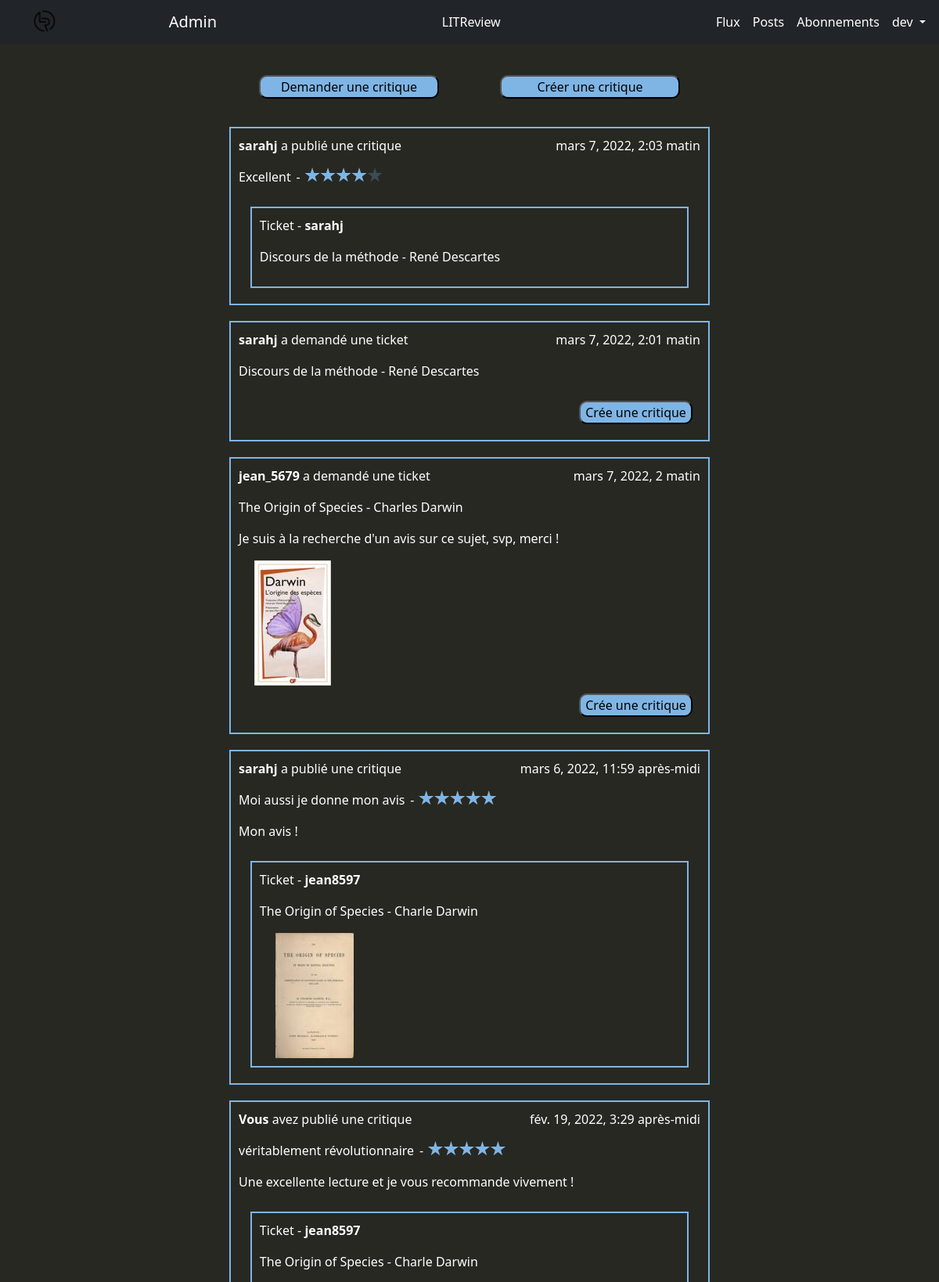
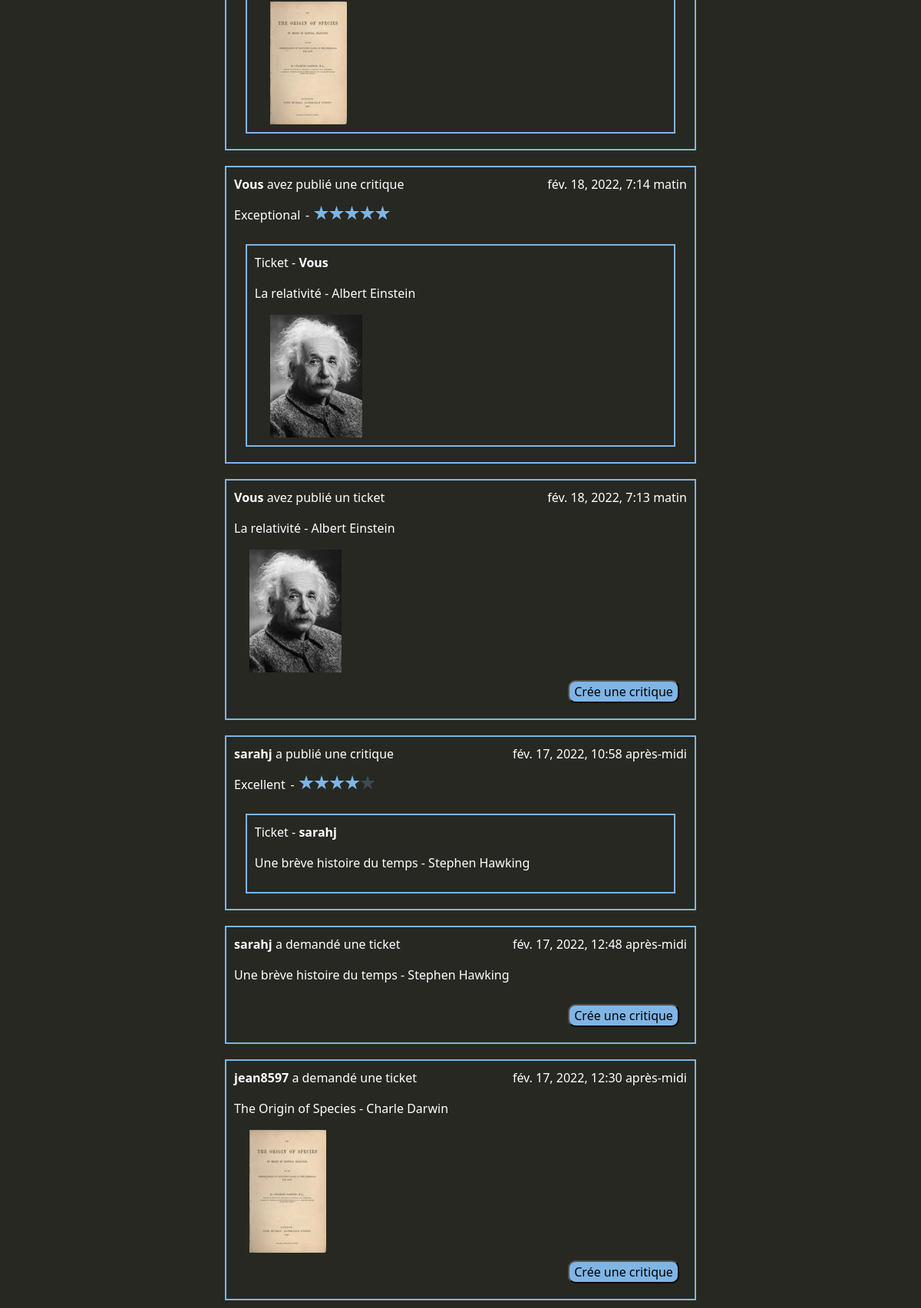
Screenshot of /flux/flux_user (signed in) with the database file from the repository (2 pictures, top to bottom).
### reviews/models.py (models this page shows, shortened)
class Review(models.Model):
    ticket = models.ForeignKey(to=Ticket, on_delete=models.CASCADE)
    rating = models.PositiveSmallIntegerField(validators=[MinValueValidator(0),
                                                          MaxValueValidator(5)]
                                              )
    user = models.ForeignKey(to=settings.AUTH_USER_MODEL,
                             on_delete=models.CASCADE)
    headline = models.CharField(max_length=128)
    body = models.TextField(max_length=8_192, blank=True)
    time_created = models.DateTimeField(auto_now_add=True)
    class Meta:
        unique_together = ("user", "ticket")

class Ticket(models.Model):
    title = models.CharField(max_length=128)
    description = models.TextField(max_length=2_048, blank=True)
    user = models.ForeignKey(to=settings.AUTH_USER_MODEL,
                             on_delete=models.CASCADE)
    image = models.ImageField(null=True, blank=True, upload_to="ticket_images")
    time_created = models.DateTimeField(auto_now_add=True)
    IMAGE_MAX_SIZE = (120, 160)  # (largeur, hauteur)

### reviews/views.py (the view)
# urls.py: path("flux_user", flux_user, name="flux-user"),
@login_required
def flux_user(request):
    tickets, reviews = get_users_viewable_posts(request.user)
    flux = sorted(chain(tickets, reviews),
                  key=lambda instance: instance.time_created,
                  reverse=True)
    return render(request, "reviews/flux.html",
                  context={"flux": flux, "option": "flux-user"})

### reviews/views.py (called while the page is built)
def get_users_viewable_posts(user):
    relations_users = UserFollow.objects.filter(user=user)
    followed_user = [r.followed_user for r in relations_users]
    tickets_of_user = Ticket.objects.filter(user=user)
    tickets_of_followed = Ticket.objects.filter(user__in=followed_user)
    reviews_of_user = Review.objects.filter(user=user)
    reviews_of_followed = Review.objects.filter(user__in=followed_user)
    reviews_to_user = Review.objects.filter(ticket__in=tickets_of_user)
    reviews_to_followed = Review.objects.filter(ticket__in=tickets_of_followed)
    viewable_tickets = set(chain(tickets_of_user, tickets_of_followed))
    viewable_reviews = set(chain(reviews_of_user, reviews_of_followed,
                                 reviews_to_user, reviews_to_followed))
    return viewable_tickets, viewable_reviews

### reviews/templates/reviews/flux.html (shortened to what this page needs)
{% extends "base.html" %}
{% block content %}
  <div class="flux-container">
    {% if option == "flux-user" %}
      <div class="flux-content-first-line flux-upload-link-container">
        <a class="fields-margin" href="{% url 'ticket-upload' %}">
          <input class="generic-buttonn button-upload" type="submit" value="Demander une critique">
        </a>
        <a class="fields-margin" href="{% url 'review-upload' %}">
          <input class="generic-buttonn button-upload" type="submit" value="Créer une critique">
        </a>
      </div>
    {% endif %}
    {% for post in flux %}
      {% if post.title %}
        {% include 'reviews/ticket_view_snippet.html' %}
      {% else %}
        {% include 'reviews/review_view_snippet.html' %}
      {% endif %}
    {% empty %}
      {% if option == "posts-user" %}
        <p>Vous n'avez rien publié.</p>
      {% elif option == "flux-user" %}
        <p>Publiez du contenu ou abonnez-vous à d'autres utilisateurs pour voir leur contenus ici.</p>
      {% endif %}
    {% endfor %}
  </div>
{% endblock %}

### templates/base.html (shortened to what this page needs)
{% load static %}
<html {% if LANGUAGE_CODE %}lang="{{ LANGUAGE_CODE }}"{% endif %}>
  <head>
    <link rel="stylesheet" href="{% static 'css/bootstrap.min.css' %}">
    <link rel="stylesheet" href="{% static 'css/littreview.css' %}">
  </head>
  <body>
    <nav class="navbar navbar-expand-lg navbar-dark bg-dark">
      <div class="container">
        <div class="bs-perso-navbar-brand-container">
          <a class="navbar-brand" href="{% url 'home-page' %}">
            <img src="http://127.0.0.1:8000/media/logo_litreview_no_text.png" alt="Logo de LITReview">
          </a>
          {% if user.is_superuser %}
            <a class="navbar-brand" href="/admin">Admin</a>
          {% endif %}
        </div>
        <div class="navbar-nav bs-perso-navbar-central">
          <a class="nav-item nav-link active" href="{% url 'home-page' %}">LITReview</a>
        </div>
        <div id="navbarRight" class="navbar-nav bs-perso-navbar-right">
          {% if user.is_authenticated %}
            <a class="nav-item nav-link active" href="{% url 'flux-user' %}">Flux</a>
            <a class="nav-item nav-link active" href="{% url 'posts-user' %}">Posts</a>
            <a class="nav-item nav-link active" href="{% url 'follow-user' %}">Abonnements</a>
          {% endif %}
            <div class="nav-item dropdown">
              {% if user.is_authenticated %}
                <a class="nav-link active dropdown-toggle" href="#" data-bs-toggle="dropdown">
                  {{ user.username }}
                </a>
              {% endif %}
            </div>
        </div>
      </div>
    </nav>
    <div class="container">
      <div class="jumbotron">
        {% block content %}{% endblock %}
      </div>
    </div>
  </body>
</html>

### reviews/templates/reviews/review_view_snippet.html (shortened to what this page needs)
<div class="borderr flux-content-container hyphens-break-word">
  <div class="flux-content-first-line">
    {% if post.user == request.user %}
      <p><strong>Vous</strong> avez publié une critique</p>
    {% else %}
      <p><strong>{{ post.user }}</strong> a publié une critique</p>
    {% endif %}
    <p>{{ post.time_created }}</p>
  </div>
  <div class="flexbox-start">
    <p>{{ post.headline }}  -  </p>
    <div class="star{% if post.rating < 1 %} star-invalid{% endif %}"></div>
    <div class="star{% if post.rating < 2 %} star-invalid{% endif %}"></div>
    <div class="star{% if post.rating < 3 %} star-invalid{% endif %}"></div>
    <div class="star{% if post.rating < 4 %} star-invalid{% endif %}"></div>
    <div class="star{% if post.rating < 5 %} star-invalid{% endif %}"></div>
  </div>
  {% if post.body %}
    <p>{{ post.body }}</p>
  {% endif %}
  <div class="flux-content-container-interlock">
    {% include 'reviews/ticket_view_snippet.html' with post=post.ticket option="interlock" %}
  </div>
</div>

### reviews/templates/reviews/ticket_view_snippet.html (shortened to what this page needs)
<div class="borderr flux-content-container hyphens-break-word
{% if option == 'interlock' %} flux-content-interlock{% endif %}
{% if option == 'ticket-answer' %} content-ticket-answer{% endif %}">
  <div class="flux-content-first-line">
    {% if option == "interlock" %}
      <p>Ticket -
        <strong>
          {% if post.user == request.user %}Vous
          {% else %}{{ post.user }}
          {% endif %}
        </strong>
      </p>
    {% else %}
      {% if post.user == request.user %}
        <p><strong>Vous</strong> avez publié un ticket</p>
      {% else %}
        <p><strong>{{ post.user }}</strong> a demandé une ticket</p>
      {% endif %}
      <p>{{ post.time_created }}</p>
    {% endif %}
  </div>
  <p>{{ post.title }}</p>
  {% if post.description %}
    {% if option != "interlock" %}
      <p>{{ post.description }}</p>
    {% endif %}
  {% endif %}
  {% if post.image %}
    <div class="margin-left-20">
      <img src="{{ post.image.url }}" alt="Image inexistante">
    </div>
  {% endif %}
  {% if option == "flux-user" %}
    <div class="flexbox-right">
      <a class="fields-margin" href="{% url 'ticket-answer' post.id %}">
        <input class="generic-buttonn" type="submit" value="Crée une critique">
      </a>
    </div>
  {% endif %}
</div>

### static/css/littreview.css (style rules this page uses)
body { background-color: #272822; color: white; }
a { text-decoration: none; color: #7fb5e5; text-align: center; }
.bs-perso-navbar-central { position: sticky; left: 46.4%; }
.bs-perso-navbar-brand-container { display: flex; justify-content: space-between; width: 22.5%; }
.bs-perso-navbar-right { max-width: 22.5%; }
.flexbox-start { display: flex; justify-content: start; }
.generic-buttonn { background-color: #7fb5e5; border-radius: 10px; min-width: 95px; width: auto; }
.flexbox-right { display: flex; justify-content: right; }
.fields-margin { margin: 10px; }
.borderr { border: 2px solid #7fb5e5; }
.flux-container { display: flex; flex-direction: column; align-items: center; }
.flux-upload-link-container { min-width: 500px; width: 50%; height: 36px; margin: 30px 0px; }
.flux-content-container { width: 55%; min-width: 500px; padding: 10px; margin: 10px 0px; }
.flux-content-container-interlock { display: flex; justify-content: center; }
.flux-content-interlock { min-width: 95%; }
.flux-content-first-line { display: flex; justify-content: space-between; }
.button-upload { width: 230px; }
.margin-left-20 { margin-left: 20px; }
.hyphens-break-word { -webkit-hyphens: auto; -moz-hyphens: auto; -ms-hyphens: auto; hyphens: auto; overflow-wrap: break-word; }
.star { width: 20px; height: 20px; background-color: #7fb5e5; clip-path: polygon(50% 0%, 61% 35%, 98% 35%, 68% 57%, 79% 91%, 50% 70%, 21% 91%, 32% 57%, 2% 35%, 39% 35%); }
.star-invalid { opacity: 0.25 }

### rows the page displays
Review: user "sarahj", time_created "mars 7, 2022, 2:03 matin", headline "Excellent", rating 4 (drawn), title "Discours de la méthode - René Descartes"
Ticket: user "sarahj", time_created "mars 7, 2022, 2:01 matin", title "Discours de la méthode - René Descartes"
Ticket: user "jean_5679", time_created "mars 7, 2022, 2 matin", title "The Origin of Species - Charles Darwin", description "Je suis à la recherche d'un avis sur ce sujet, svp, merci !", image (picture)
Review: user "sarahj", time_created "mars 6, 2022, 11:59 après-midi", headline "Moi aussi je donne mon avis", rating 5 (drawn), body "Mon avis !", user "jean8597", title "The Origin of Species - Charle Darwin", image (picture)
Review: shows "Vous", time_created "fév. 19, 2022, 3:29 après-midi", headline "véritablement révolutionnaire", rating 5 (drawn), body "Une excellente lecture et je vous recommande vivement !", user "jean8597", title "The Origin of Species - Charle Darwin", image (picture)
Review: shows "Vous", time_created "fév. 18, 2022, 7:14 matin", headline "Exceptional", rating 5 (drawn), shows "Ticket -", title "La relativité - Albert Einstein", image (picture)
Ticket: shows "Vous", time_created "fév. 18, 2022, 7:13 matin", title "La relativité - Albert Einstein", image (picture)
Review: user "sarahj", time_created "fév. 17, 2022, 10:58 après-midi", headline "Excellent", rating 4 (drawn), title "Une brève histoire du temps - Stephen Hawking"
Ticket: user "sarahj", time_created "fév. 17, 2022, 12:48 après-midi", title "Une brève histoire du temps - Stephen Hawking"
Ticket: user "jean8597", time_created "fév. 17, 2022, 12:30 après-midi", title "The Origin of Species - Charle Darwin", image (picture)

### other values shown
{{ user.username }} "dev"
